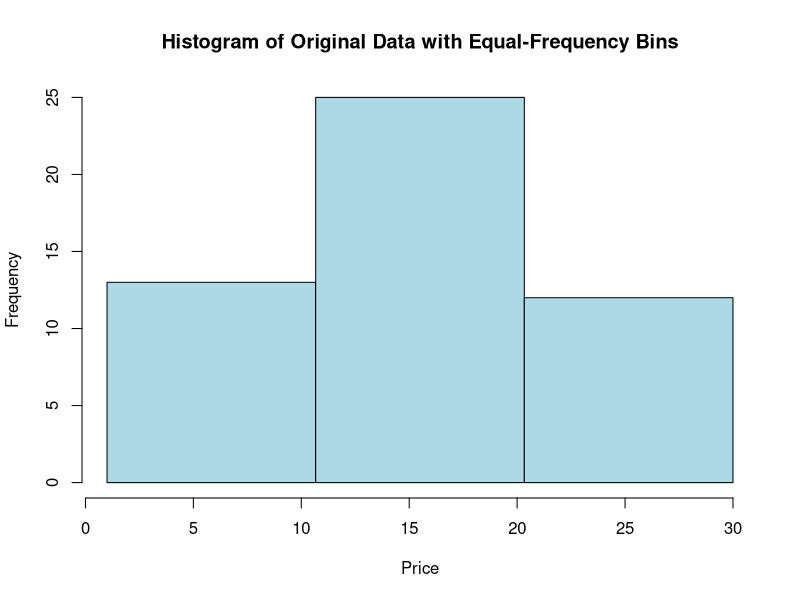
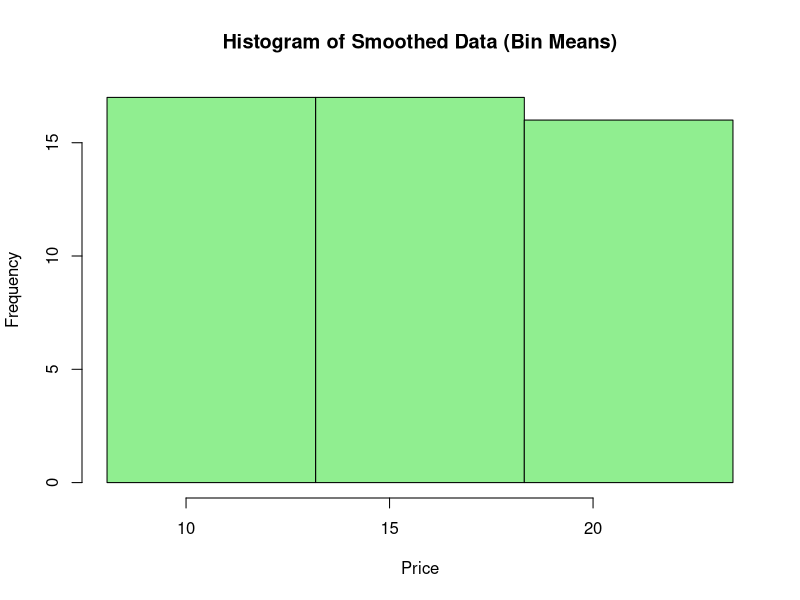
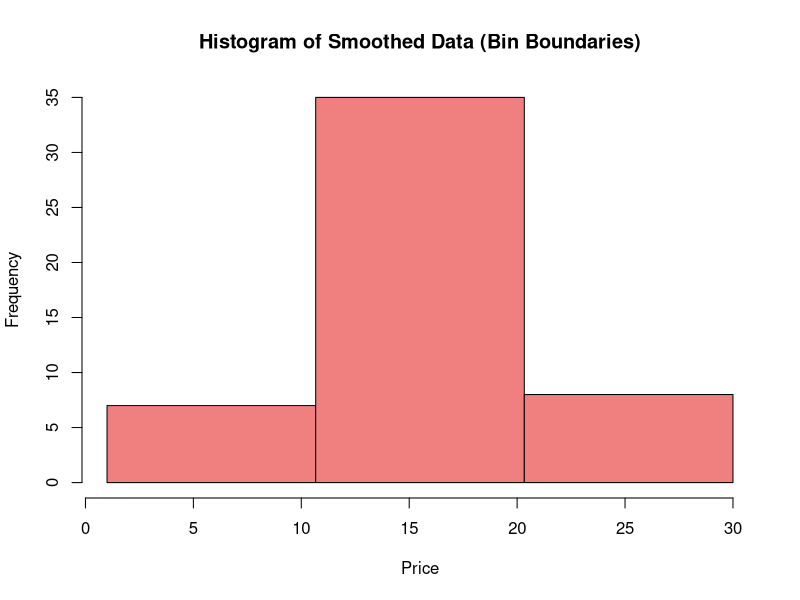

These figures' R source, in order:
prices <- c(1, 1, 5, 5, 5, 5, 5, 8, 8, 10, 10, 10, 10, 12, 14, 14, 14, 15, 15, 15, 15, 15, 15, 18, 18, 18, 18, 18, 18, 18, 18, 20, 20, 20, 20, 20, 20, 20, 21, 21, 21, 21, 25, 25, 25, 25, 25, 28, 28, 30)

n <- length(prices)
k <- 3  
bin_size <- ceiling(n / k)

bins_equal_freq <- split(prices, ceiling(seq_along(prices) / bin_size))
cat("Equal-Frequency Bins:\n")
print(bins_equal_freq)

smoothed_data_mean <- unlist(lapply(bins_equal_freq, function(bin) rep(mean(bin), length(bin))))
cat("Smoothed Data (Bin Means):\n")
print(smoothed_data_mean)

smoothed_data_boundaries <- unlist(lapply(bins_equal_freq, function(bin) {
  lower <- min(bin)
  upper <- max(bin)
  sapply(bin, function(x) ifelse(abs(x - lower) < abs(x - upper), lower, upper))
}))
cat("Smoothed Data (Bin Boundaries):\n")
print(smoothed_data_boundaries)

hist(prices, breaks=seq(min(prices), max(prices), length.out=k+1), 
     main="Histogram of Original Data with Equal-Frequency Bins", 
     xlab="Price", col="lightblue", border="black")

hist(smoothed_data_mean, breaks=seq(min(smoothed_data_mean), max(smoothed_data_mean), length.out=k+1), 
     main="Histogram of Smoothed Data (Bin Means)", 
     xlab="Price", col="lightgreen", border="black")

hist(smoothed_data_boundaries, breaks=seq(min(smoothed_data_boundaries), max(smoothed_data_boundaries), length.out=k+1), 
     main="Histogram of Smoothed Data (Bin Boundaries)", 
     xlab="Price", col="lightcoral", border="black")
